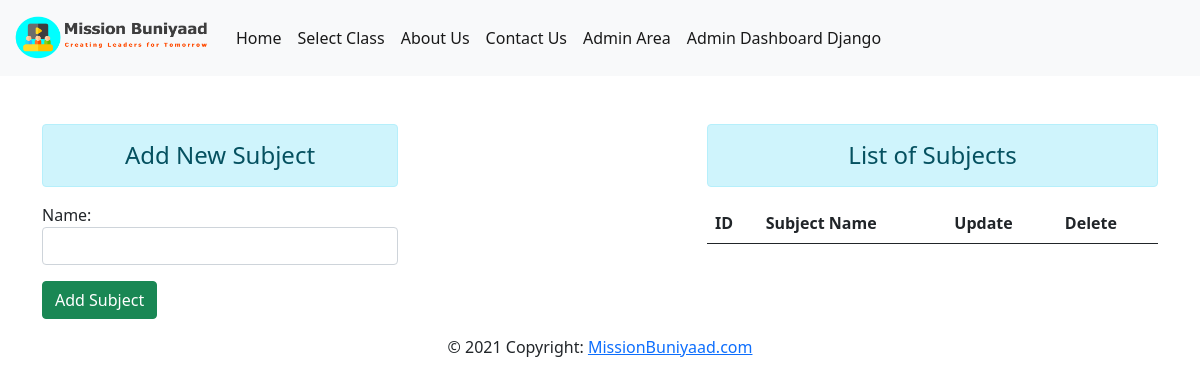
Before: /addsubject with the older database file.
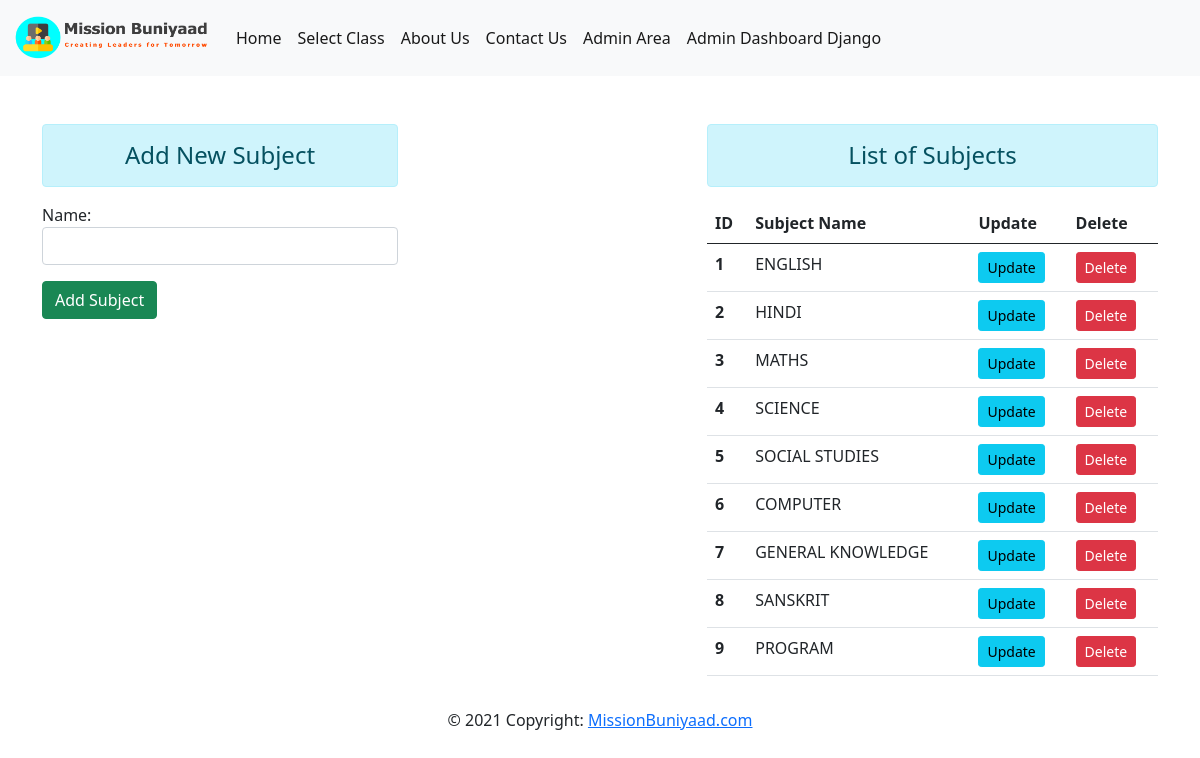
After: the same page with the newer database file.
### home/models.py (models this page shows, shortened)
class Subject(models.Model):
    name = models.CharField(max_length=20)

### home/views.py (the view)
# urls.py: path('addsubject',views.addSubject, name="addsubject" ),
def addSubject(request):
    form = AddSubjectForm()
    if request.method=='POST':
        form = AddSubjectForm(request.POST)
        if form.is_valid:
            form.save()
        form = AddSubjectForm()
    subjects = Subject.objects.all()
    context = {'subjects':subjects,'form':form}
    return render(request, 'addsubject.html', context)

### home/forms.py
class AddSubjectForm(forms.ModelForm):
    class Meta:
        model = Subject
        fields = '__all__'
        widgets = {
            'name' : forms.TextInput(attrs={'class':'form-control'})
        }

### home/templates/addsubject.html (shortened to what this page needs)
{% extends 'base.html' %}
{% block content%}
    <div class="row">
       <div class="col-sm-4">
            <h4 class="text-center alert alert-info">Add New Subject</h4>
            <form action="" method="POST">
            {{form.as_p}}
                <input type="submit" class = "btn btn-success" value="Add Subject">
            </form>
        </div>
        <div class="col-sm-5 offset-3">
            <h4 class="text-center alert alert-info">List of Subjects</h4>
            <table class="table table-hover">
                <thead>
                    <tr>
                    <th scope="col">ID</th>
                    <th scope="col">Subject Name</th>
                    <th scope="col">Update</th>
                    <th scope="col">Delete</th>
                    </tr>
                </thead>
                <tbody>
                    {% for sub in subjects %}
                        <tr>
                        <th scope="row">{{sub.id}}</th>
                        <td>{{sub.name}}</td>
                        <td> <a href="{% url 'updatesubject' sub.id %}" class="btn btn-info btn-sm">Update</a> </td>
                        <td> <a href="{% url 'deletesubject' sub.id %}" class="btn btn-danger btn-sm">Delete</a> </td>
                        </tr>
                    {% endfor %}
                </tbody>
            </table>
        </div>
{% endblock content%}

Changed rows visible on the page:
added Subject: id "1", name "ENGLISH"
added Subject: id "2", name "HINDI"
added Subject: id "3", name "MATHS"
added Subject: id "4", name "SCIENCE"
added Subject: id "5", name "SOCIAL STUDIES"
added Subject: id "6", name "COMPUTER"
added Subject: id "7", name "GENERAL KNOWLEDGE"
added Subject: id "8", name "SANSKRIT"
added Subject: id "9", name "PROGRAM"
